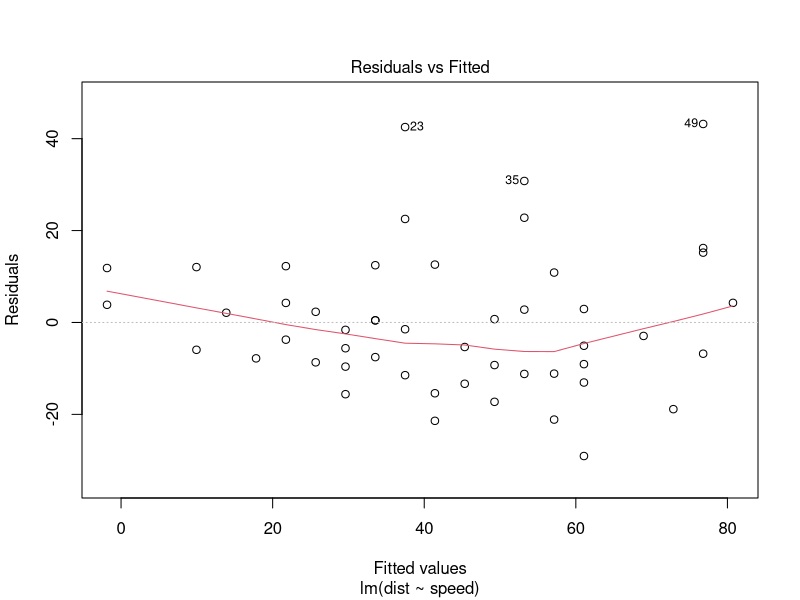
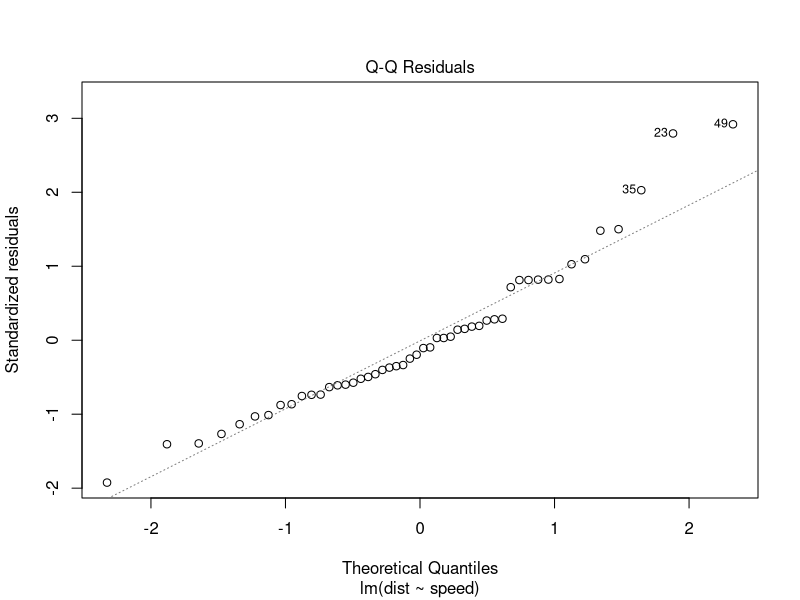
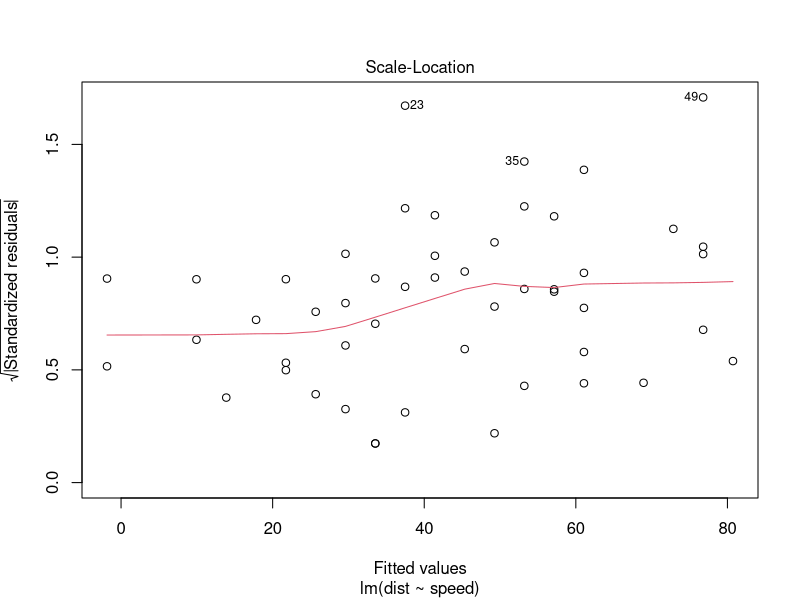
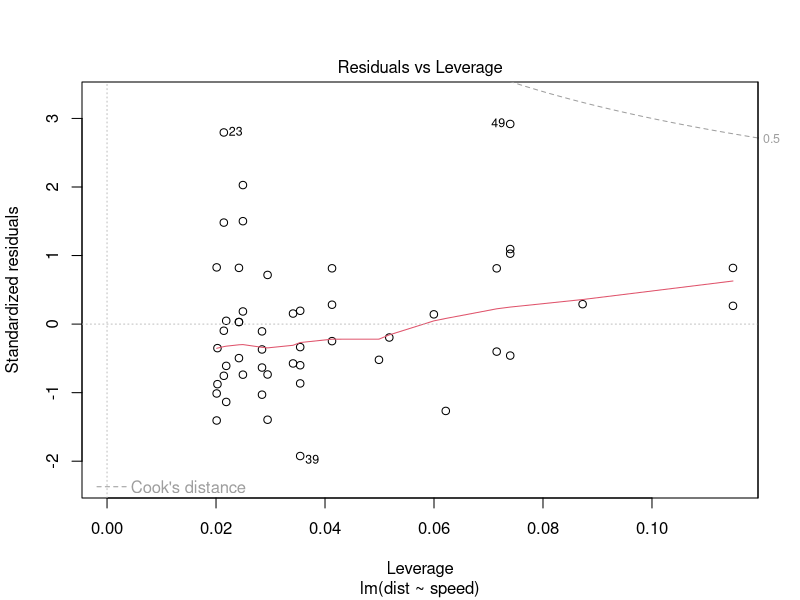
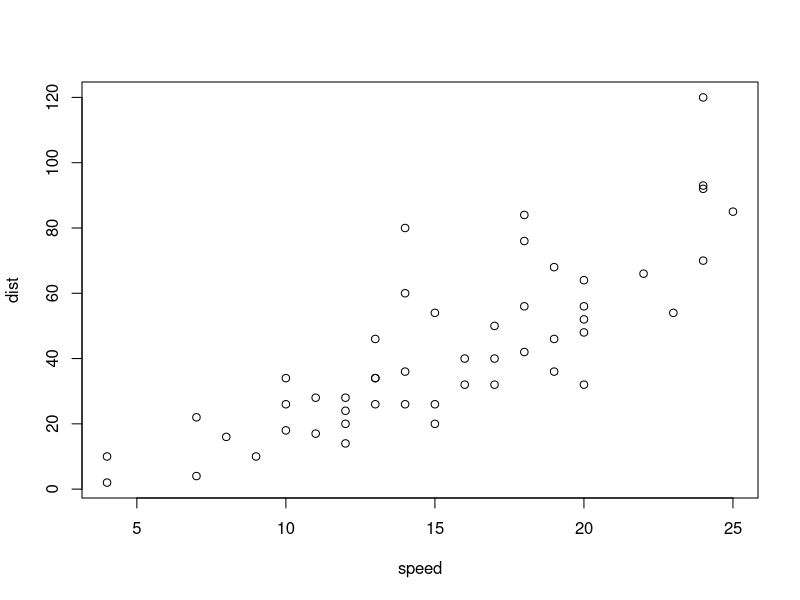
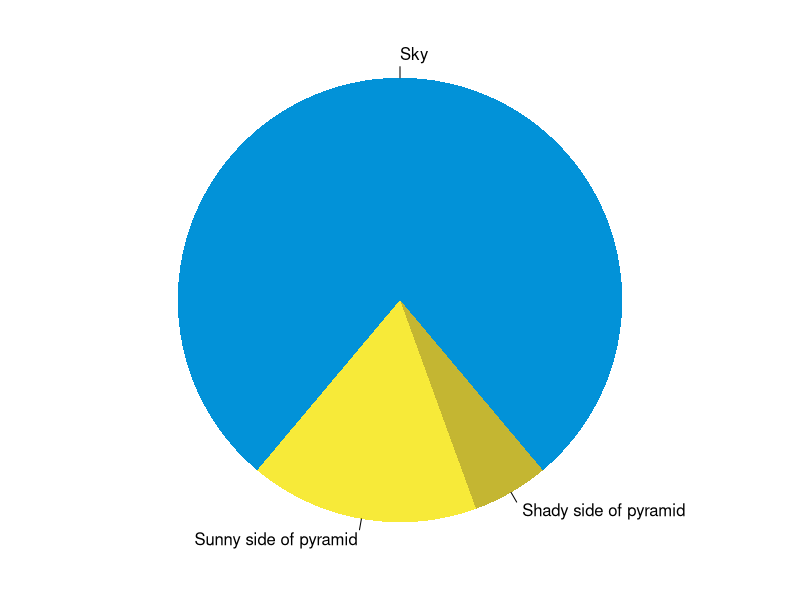

Write the R code that produced these figures, in order.
## ---- chunk 1
knitr::opts_chunk$set(collapse = TRUE)
## ---- chunk 2
summary(cars)
fit <- lm(dist ~ speed, data = cars)
fit
plot(fit)
plot(dist~speed,data=cars)
## ---- chunk 3
par(mar = c(0, 1, 0, 1))
pie(
  c(280, 60, 20),
  c('Sky', 'Sunny side of pyramid', 'Shady side of pyramid'),
  col = c('#0292D8', '#F7EA39', '#C4B632'),
  init.angle = -50, border = NA
)
